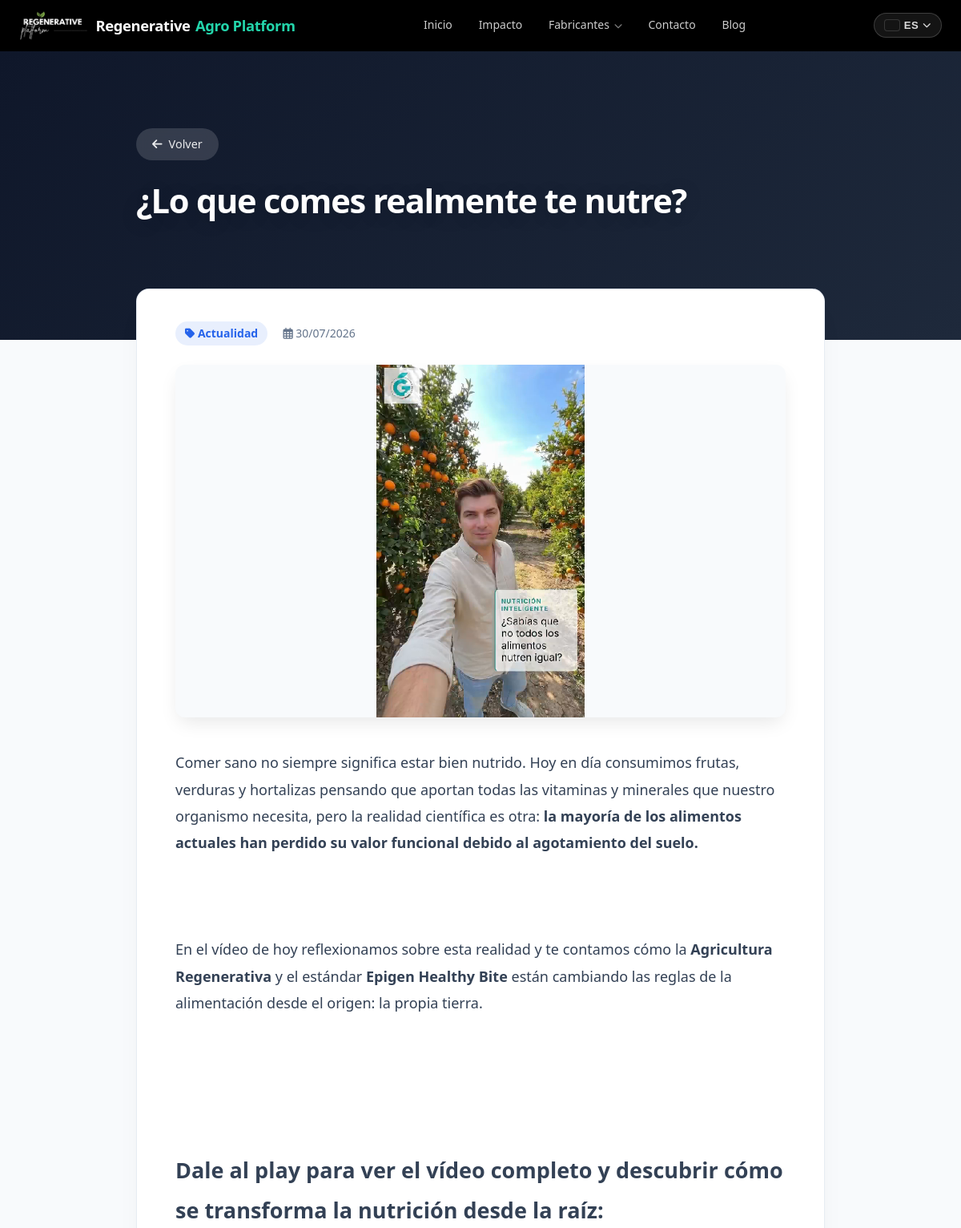
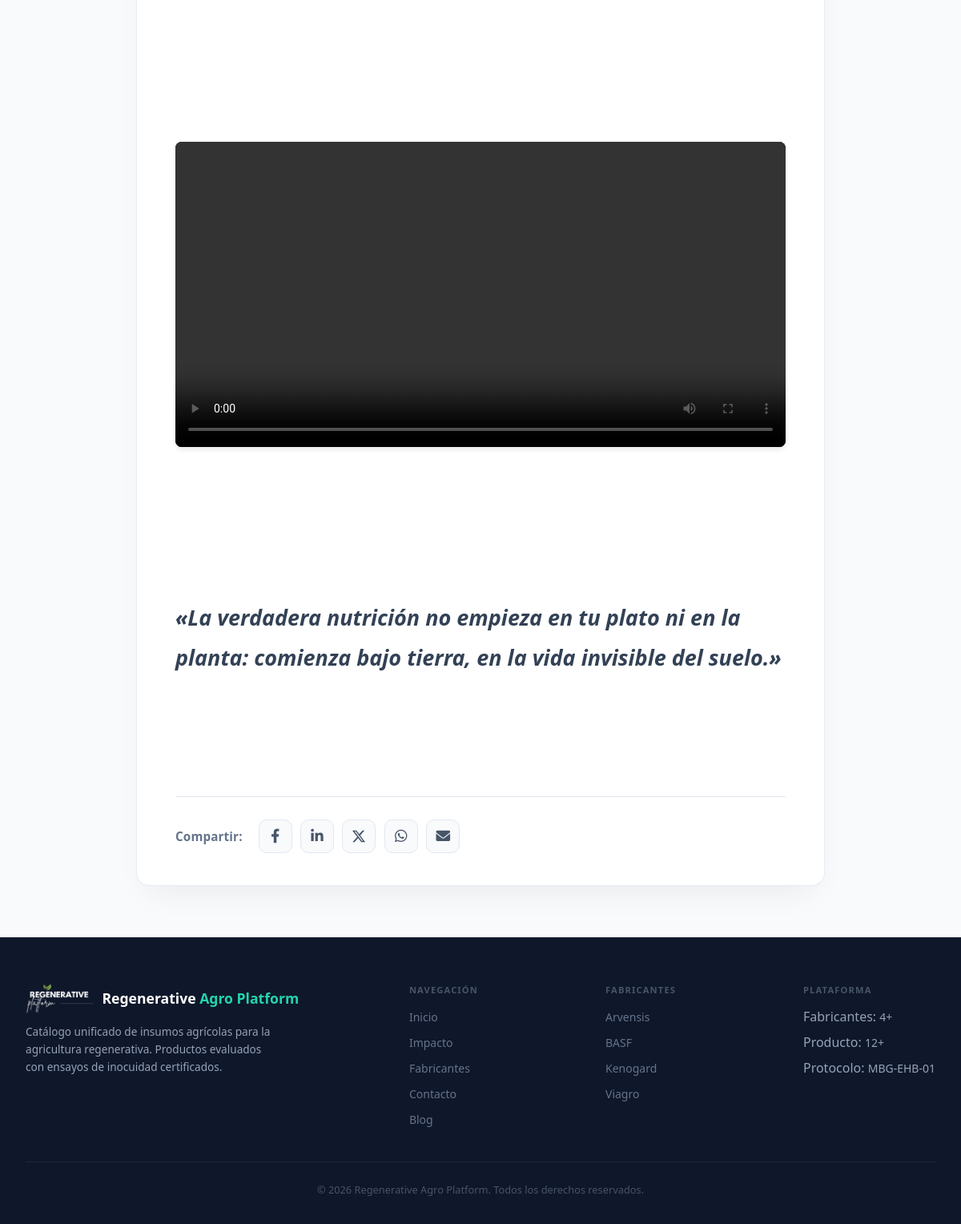
Page /es/blog/revolucion-suelos-vivos on the committed database (2 pictures, top to bottom).
### tables this page shows
CREATE TABLE `blog` (
  `id` int(11) NOT NULL,
  `titulo` varchar(255) NOT NULL,
  `slug` varchar(150) NOT NULL DEFAULT '',
  `resumen` text,
  `contenido` text NOT NULL,
  `imagen` varchar(255) DEFAULT NULL,
  `fecha` datetime NOT NULL DEFAULT CURRENT_TIMESTAMP
);

CREATE TABLE `fabricantes` (
  `id` int(11) NOT NULL,
  `nombre` varchar(255) NOT NULL,
  `descripcion` text,
  `imagen` varchar(255) DEFAULT NULL,
  `slug` varchar(150) NOT NULL DEFAULT '',
  `activo` char(1) DEFAULT 'S'
);

### i18n.php (called while the page is built, shortened)
<?php
$allowed_langs = ['es', 'en', 'pt', 'fr', 'ca'];
if (isset($_SESSION['lang'])) {
    $current_lang = $_SESSION['lang'];
} elseif (isset($_COOKIE['user_lang']) && in_array($_COOKIE['user_lang'], $allowed_langs)) {
    $current_lang = $_COOKIE['user_lang'];
} else {
    $current_lang = 'es';
}
$lang_file = __DIR__ . "/lang/{$current_lang}.php";
$translations = file_exists($lang_file) ? require $lang_file : [];
$url_map = [
    'es' => ['index' => '', 'blog' => 'blog.php'],
    'en' => ['index' => '', 'blog' => 'news.php'],
    'pt' => ['index' => '', 'blog' => 'noticias.php'],
    'fr' => ['index' => '', 'blog' => 'nouvelles.php'],
    'ca' => ['index' => '', 'blog' => 'noticies.php'],
];
$current_url_map = $url_map[$current_lang] ?? $url_map['es'];
$page_segment_map = [
    'es' => ['fabricante' => 'fabricante',   'producto' => 'producto', 'blog' => 'blog'],
    'en' => ['fabricante' => 'manufacturer', 'producto' => 'product',  'blog' => 'news'],
    'pt' => ['fabricante' => 'fabricante',   'producto' => 'produto',  'blog' => 'noticias'],
    'fr' => ['fabricante' => 'fabricant',    'producto' => 'produit',  'blog' => 'nouvelles'],
    'ca' => ['fabricante' => 'fabricant',    'producto' => 'producte', 'blog' => 'noticies'],
];
$current_page_segment_map = $page_segment_map[$current_lang] ?? $page_segment_map['es'];
function __t($key, $default = '') {
    global $translations;
    return $translations[$key] ?? ($default ?: $key);
}
function __anchor($key) {
    global $current_lang;
    $anchors = [
        'fabricantes' => [
            'es' => 'fabricantes',
            'en' => 'manufacturers',
            'pt' => 'fabricantes',
            'fr' => 'fabricants',
            'ca' => 'fabricants',
        ],
        'contacto' => [
            'es' => 'contacto',
            'en' => 'contact',
            'pt' => 'contato',
            'fr' => 'contact',
            'ca' => 'contacte',
        ],
        'impacto' => [
            'es' => 'impacto',
            'en' => 'impact',
            'pt' => 'impacto',
            'fr' => 'impact',
            'ca' => 'impacte',
        ],
    ];
    return $anchors[$key][$current_lang] ?? $anchors[$key]['es'] ?? $key;
}
function __url($page_key, $params = []) {
    global $current_url_map, $current_lang, $current_page_segment_map;
    if (in_array($page_key, ['fabricante', 'producto', 'blog'], true) && !empty($params['slug'])) {
        $segment = $current_page_segment_map[$page_key] ?? $page_key;
        $slug = $params['slug'];
        unset($params['slug']);
        $url = BASE_PATH . '/' . $current_lang . '/' . $segment . '/' . rawurlencode($slug);
        return $url . (!empty($params) ? '?' . http_build_query($params) : '');
    }
    $path = $current_url_map[$page_key] ?? ($page_key . '.php');
    $url = BASE_PATH . '/' . $current_lang . '/' . $path;
    return $url . (!empty($params) ? '?' . http_build_query($params) : '');
}
function __asset_url($path) {
    return BASE_PATH . '/' . ltrim($path, './');
}
function __tdb($mysqli, $tabla, $traduccion_id, $campo, $textoOriginal) {
    global $current_lang;
    if ($current_lang === 'es' || empty($textoOriginal)) {
        return $textoOriginal;
    }
    return $textoOriginal;
}
?>

### blog.php (the view, shortened to what this page needs)
<?php
require_once __DIR__ . '/i18n.php';
require_once __DIR__ . '/db_connection.php';
$slug = isset($_GET['slug']) ? trim($_GET['slug']) : '';
$singleNews = null;
if ($slug !== '') {
    $stmt = $mysqli->prepare('SELECT id, titulo, slug, resumen, contenido, imagen, fecha
                              FROM blog
                              WHERE slug = ?');
    if ($stmt) {
        $stmt->bind_param('s', $slug);
        $stmt->execute();
        $singleNews = $stmt->get_result()->fetch_assoc();
    }
}
$protocol = (!empty($_SERVER['HTTPS']) && $_SERVER['HTTPS'] !== 'off') ? 'https' : 'http';
$currentUrl = $protocol . '://' . $_SERVER['HTTP_HOST'] . $_SERVER['REQUEST_URI'];
$shareUrl = static function (string $baseUrl, array $parameters): string {
    return $baseUrl . '?' . http_build_query($parameters, '', '&', PHP_QUERY_RFC3986);
};
?>
<!DOCTYPE html>
<html lang="<?php echo isset($current_lang) ? $current_lang : 'es'; ?>">
<head>
    <link rel="stylesheet" href="<?php echo BASE_PATH; ?>/style.css?v=<?php echo time(); ?>">
    <link rel="stylesheet" href="https://cdnjs.cloudflare.com/ajax/libs/font-awesome/6.0.0/css/all.min.css">
</head>
<body>
<?php require_once __DIR__ . '/nav.php'; ?>
<?php if ($singleNews):
    $titulo = __tdb($mysqli, 'blog', $singleNews['id'], 'titulo', $singleNews['titulo']);
    $contenido = __tdb($mysqli, 'blog', $singleNews['id'], 'contenido', $singleNews['contenido']);
?>
    <section class="hero-section" style="min-height: 45vh; padding: 4rem 2rem 6rem 2rem; background: linear-gradient(135deg, #0f172a 0%, #1e293b 100%);">
        <div class="hero-content" style="max-width: 860px; margin: 0 auto; text-align: left;">
            <a href="<?php echo htmlspecialchars(__url('blog')); ?>" class="btn-back">
                <i class="fas fa-arrow-left"></i> <?php echo __t('blog.volver', 'Volver al blog'); ?>
            </a>
            <h1 class="hero-title" style="font-size: 2.6rem; margin-top: 1.5rem; line-height: 1.25; color: #ffffff;">
                <?php echo htmlspecialchars($titulo); ?>
            </h1>
        </div>
    </section>
    <div class="article-container">
        <article class="article-card">
            <div class="article-meta">
                <span class="article-meta-badge">
                    <i class="fas fa-tag"></i> <?php echo __t('blog.categoria', 'Actualidad'); ?>
                </span>
                <span>
                    <i class="far fa-calendar-alt"></i> <?php echo date('d/m/Y', strtotime($singleNews['fecha'])); ?>
                </span>
            </div>
            <?php if (!empty($singleNews['imagen'])): ?>
                <div class="article-img-wrapper">
                    <img src="<?php echo htmlspecialchars(__asset_url($singleNews['imagen'])); ?>" alt="<?php echo htmlspecialchars($titulo); ?>">
                </div>
            <?php endif; ?>
            <div class="article-content">
    <?php
        $contenidoConRutas = str_replace(
            ['src="./media/', "src='./media/", 'src="media/', "src='media/"],
            ['src="/media/', "src='/media/", 'src="/media/', "src='/media/"],
            $contenido
        );
        echo nl2br($contenidoConRutas);
    ?>
</div>
            <div class="share-container">
                <span class="share-title"><?php echo __t('blog.compartir', 'Compartir:'); ?></span>
                <div class="share-buttons">
                    <a href="<?php echo htmlspecialchars($shareUrl('https://www.facebook.com/sharer/sharer.php', ['u' => $currentUrl]), ENT_QUOTES, 'UTF-8'); ?>"
                    target="_blank" rel="noopener noreferrer" class="share-btn share-facebook" title="<?php echo __t('blog.share_facebook', 'Compartir en Facebook'); ?>">
                        <i class="fa-brands fa-facebook-f"></i>
                    </a>
                    <a href="<?php echo htmlspecialchars($shareUrl('https://www.linkedin.com/sharing/share-offsite/', ['url' => $currentUrl]), ENT_QUOTES, 'UTF-8'); ?>"
                    target="_blank" rel="noopener noreferrer" class="share-btn share-linkedin" title="<?php echo __t('blog.share_linkedin', 'Compartir en LinkedIn'); ?>">
                        <i class="fa-brands fa-linkedin-in"></i>
                    </a>
                    <a href="https://twitter.com/intent/tweet?url=<?php echo urlencode($currentUrl); ?>&text=<?php echo urlencode($titulo); ?>"
                    target="_blank" rel="noopener noreferrer" class="share-btn share-x" title="<?php echo __t('blog.share_x', 'Compartir en X'); ?>">
                        <svg viewBox="0 0 24 24" width="18" height="18" fill="currentColor">
                            <path d="M18.244 2.25h3.308l-7.227 8.26 8.502 11.24H16.17l-5.214-6.817L4.99 21.75H1.68l7.73-8.835L1.254 2.25H8.08l4.713 6.231zm-1.161 17.52h1.833L7.084 4.126H5.117z"/>
                        </svg>
                    </a>
                    <a href="https://api.whatsapp.com/send?text=<?php echo urlencode($titulo . ' - ' . $currentUrl); ?>"
                    target="_blank" rel="noopener noreferrer" class="share-btn share-whatsapp" title="<?php echo __t('blog.share_whatsapp', 'Compartir en WhatsApp'); ?>">
                        <i class="fa-brands fa-whatsapp"></i>
                    </a>
                    <a href="<?php echo htmlspecialchars($shareUrl('mailto:', ['subject' => $titulo, 'body' => 'Te comparto este artículo: ' . $currentUrl]), ENT_QUOTES, 'UTF-8'); ?>"
                    class="share-btn share-email" title="Enviar por Email">
                        <i class="fas fa-envelope"></i>
                    </a>
                </div>
            </div>
        </article>
    </div>
<?php endif; ?>
<?php require_once __DIR__ . '/footer.php'; ?>
</body>
</html>

### footer.php (shortened to what this page needs)
<?php
require_once __DIR__ . '/i18n.php';
if (!isset($fabricantesData) && isset($mysqli)) {
    $fabricantesData = [];
    $resFabFooter = $mysqli->query("SELECT id, nombre, slug FROM fabricantes WHERE activo = 'S' ORDER BY nombre");
    if ($resFabFooter) {
        while ($r = $resFabFooter->fetch_assoc()) {
            $fabricantesData[] = $r;
        }
    }
}
$totFab   = $totalFabricantes ?? (isset($fabricantesData) ? count($fabricantesData) : 0);
$totProd  = $totalProductos ?? (isset($mysqli) ? (int)$mysqli->query("SELECT COUNT(*) AS c FROM productos p INNER JOIN fabricantes f ON p.fabricante_id = f.id WHERE f.activo = 'S'")->fetch_assoc()['c'] : 0);
?>
<footer>
    <div class="footer-inner">
        <div class="footer-brand">
            <div class="footer-brand-name">
            <a href="<?php echo htmlspecialchars(__url('index')); ?>" class="footer-logo-link">
                    <img src="/insumos/media/logo.png" alt="Logo Regenerative Agro Platform" class="nav-brand-logo">
                    <span>Regenerative<span style="color:var(--teal);"> Agro Platform</span></span>
                </a>
            </div>
            <p><?php echo __t('index.footer_brand_desc', 'Catálogo unificado de insumos agrícolas para la agricultura regenerativa. Productos evaluados con ensayos de inocuidad certificados.'); ?></p>
        </div>
        <div class="footer-col">
            <h4><?php echo __t('footer.nav_title', 'Navegación'); ?></h4>
            <ul>
                <li><a href="<?php echo htmlspecialchars(__url('index')); ?>"><?php echo __t('nav.inicio', 'Inicio'); ?></a></li>
                <li><a href="<?php echo htmlspecialchars(__url('index')); ?>#<?php echo htmlspecialchars(__anchor('impacto')); ?>"><?php echo __t('footer.impacto', 'Impacto'); ?></a></li>
                <li><a href="<?php echo htmlspecialchars(__url('index')); ?>#<?php echo htmlspecialchars(__anchor('fabricantes')); ?>"><?php echo __t('nav.fabricantes', 'Fabricantes'); ?></a></li>
                <li><a href="<?php echo htmlspecialchars(__url('index')); ?>#<?php echo htmlspecialchars(__anchor('contacto')); ?>"><?php echo __t('footer.contacto', 'Contacto'); ?></a></li>
                <li><a href="<?php echo htmlspecialchars(__url('blog')); ?>#blog"><?php echo __t('footer.blog', 'Blog'); ?></a></li>
            </ul>
        </div>
        <div class="footer-col">
            <h4><?php echo __t('footer.manufacturers_title', 'Fabricantes'); ?></h4>
            <ul>
                <?php if (!empty($fabricantesData)): ?>
                    <?php foreach ($fabricantesData as $fab): ?>
                        <li>
                            <?php $fabricanteUrl = !empty($fab['slug'])
                                ? __url('fabricante', ['slug' => $fab['slug']])
                                : __url('fabricante', ['id' => (int)$fab['id']]); ?>
                            <a href="<?php echo htmlspecialchars($fabricanteUrl); ?>">
                                <?php echo htmlspecialchars($fab['nombre']); ?>
                            </a>
                        </li>
                    <?php endforeach; ?>
                <?php endif; ?>
            </ul>
        </div>
        <div class="footer-col">
            <h4><?php echo __t('footer.platform_title', 'Plataforma'); ?></h4>
            <ul>
                <li><?php echo __t('footer.manufacturers_title', 'Fabricantes'); ?>: <span><?php echo $totFab; ?>+</span></li>
                <li><?php echo __t('footer.product_title', 'Productos'); ?>: <span><?php echo $totProd; ?>+</span></li>
                <li><?php echo __t('footer.protocol', 'Protocolo'); ?>: <span>MBG-EHB-01</span></li>
            </ul>
        </div>
    </div>
    <div class="footer-bottom">
        <p>&copy; <?php echo date('Y'); ?> Regenerative Agro Platform. <?php echo __t('footer.copyright', 'Todos los derechos reservados.'); ?></p>
    </div>
</footer>

### rows in the picture
blog: titulo "¿Lo que comes realmente te nutre?", fecha "30/07/2026", imagen (picture), contenidoConRutas "Comer sano no siempre significa estar bien nutrido. Hoy en día consumimos frutas, verduras y hortalizas pensando que aportan todas las vitaminas y minerales que nuestro organismo necesita, pero la realidad científica es otra: la mayoría de los alimentos actuales han perdido su valor funcional debido al agotamiento del suelo. En el vídeo de hoy reflexionamos sobre esta realidad y te contamos cómo la Agricultura Regenerativa y el estándar Epigen Healthy Bite están cambiando las reglas de la alimentación desde el origen: la propia tierra. Dale al play para ver el vídeo completo y descubrir cómo se transforma la nutrición desde la raíz: «La verdadera nutrición no empieza en tu plato ni en la…"
fabricantes: nombre "Arvensis"
fabricantes: nombre "BASF"
fabricantes: nombre "Kenogard"
fabricantes: nombre "Viagro"

### other values in the picture
__t('nav.inicio', 'Inicio') "Inicio"
__t('nav.impacto', 'Impacto') "Impacto"
__t('nav.fabricantes', 'Fabricantes') "Fabricantes"
__t('nav.contacto', 'Contacto') "Contacto"
__t('nav.blog', 'Blog') "Blog"
$navLangLabels[$current_lang] "ES"
__t('blog.volver', 'Volver al blog') "Volver"
__t('blog.categoria', 'Actualidad') "Actualidad"
__t('blog.compartir', 'Compartir:') "Compartir:"
__t('footer.nav_title', 'Navegación') "NAVEGACIÓN"
__t('footer.impacto', 'Impacto') "Impacto"
__t('footer.contacto', 'Contacto') "Contacto"
__t('footer.blog', 'Blog') "Blog"
__t('footer.manufacturers_title', 'Fabricantes') "FABRICANTES"
__t('footer.platform_title', 'Plataforma') "PLATAFORMA"
